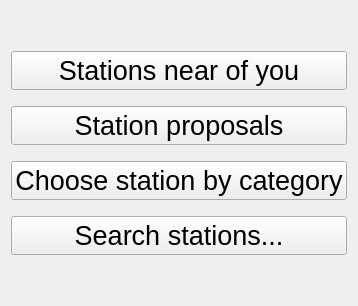
              <widget class="QWidget" name="search_main">
               <layout class="QVBoxLayout" name="verticalLayout_6">
                <item>
                 <layout class="QVBoxLayout" name="verticalLayout_5">
                  <item>
                   <spacer name="verticalSpacer_9">
                    <property name="orientation">
                     <enum>Qt::Vertical</enum>
                    </property>
                    <property name="sizeHint" stdset="0">
                     <size>
                      <width>20</width>
                      <height>40</height>
                     </size>
                    </property>
                   </spacer>
                  </item>
                  <item>
                   <widget class="Scaling_QPushButton_Text" name="pB_in_ihrer_naehe">
                    <property name="sizePolicy">
                     <sizepolicy hsizetype="Minimum" vsizetype="Expanding">
                      <horstretch>0</horstretch>
                      <verstretch>0</verstretch>
                     </sizepolicy>
                    </property>
                    <property name="font">
                     <font>
                      <pointsize>20</pointsize>
                     </font>
                    </property>
                    <property name="text">
                     <string>Stations near of you</string>
                    </property>
                    <property name="flat">
                     <bool>false</bool>
                    </property>
                   </widget>
                  </item>
                  <item>
                   <spacer name="verticalSpacer_11">
                    <property name="orientation">
                     <enum>Qt::Vertical</enum>
                    </property>
                    <property name="sizeType">
                     <enum>QSizePolicy::Minimum</enum>
                    </property>
                    <property name="sizeHint" stdset="0">
                     <size>
                      <width>9</width>
                      <height>10</height>
                     </size>
                    </property>
                   </spacer>
                  </item>
                  <item>
                   <widget class="Scaling_QPushButton_Text" name="pB_Sendervorschlaege_fuer_sie">
                    <property name="sizePolicy">
                     <sizepolicy hsizetype="Minimum" vsizetype="Expanding">
                      <horstretch>0</horstretch>
                      <verstretch>0</verstretch>
                     </sizepolicy>
                    </property>
                    <property name="font">
                     <font>
                      <pointsize>20</pointsize>
                     </font>
                    </property>
                    <property name="text">
                     <string>Station proposals</string>
                    </property>
                   </widget>
                  </item>
                  <item>
                   <spacer name="verticalSpacer_12">
                    <property name="orientation">
                     <enum>Qt::Vertical</enum>
                    </property>
                    <property name="sizeType">
                     <enum>QSizePolicy::Minimum</enum>
                    </property>
                    <property name="sizeHint" stdset="0">
                     <size>
                      <width>20</width>
                      <height>10</height>
                     </size>
                    </property>
                   </spacer>
                  </item>
                  <item>
                   <widget class="Scaling_QPushButton_Text" name="pB_sender_nach_kategorie">
                    <property name="sizePolicy">
                     <sizepolicy hsizetype="Minimum" vsizetype="Expanding">
                      <horstretch>0</horstretch>
                      <verstretch>0</verstretch>
                     </sizepolicy>
                    </property>
                    <property name="font">
                     <font>
                      <pointsize>20</pointsize>
                     </font>
                    </property>
                    <property name="text">
                     <string>Choose station by category</string>
                    </property>
                   </widget>
                  </item>
                  <item>
                   <spacer name="verticalSpacer_13">
                    <property name="orientation">
                     <enum>Qt::Vertical</enum>
                    </property>
                    <property name="sizeType">
                     <enum>QSizePolicy::Minimum</enum>
                    </property>
                    <property name="sizeHint" stdset="0">
                     <size>
                      <width>20</width>
                      <height>10</height>
                     </size>
                    </property>
                   </spacer>
                  </item>
                  <item>
                   <widget class="Scaling_QPushButton_Text" name="pB_sender_suchen">
                    <property name="sizePolicy">
                     <sizepolicy hsizetype="Minimum" vsizetype="Expanding">
                      <horstretch>0</horstretch>
                      <verstretch>0</verstretch>
                     </sizepolicy>
                    </property>
                    <property name="font">
                     <font>
                      <pointsize>20</pointsize>
                     </font>
                    </property>
                    <property name="text">
                     <string>Search stations...</string>
                    </property>
                   </widget>
                  </item>
                  <item>
                   <spacer name="verticalSpacer_10">
                    <property name="orientation">
                     <enum>Qt::Vertical</enum>
                    </property>
                    <property name="sizeHint" stdset="0">
                     <size>
                      <width>20</width>
                      <height>40</height>
                     </size>
                    </property>
                   </spacer>
                  </item>
                 </layout>
                </item>
               </layout>
              </widget>
